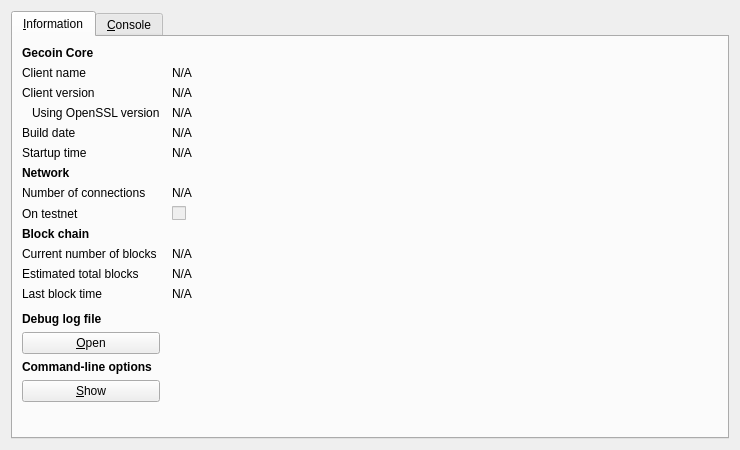
<?xml version="1.0" encoding="UTF-8"?>
<ui version="4.0">
 <class>RPCConsole</class>
 <widget class="QDialog" name="RPCConsole">
  <property name="geometry">
   <rect>
    <x>0</x>
    <y>0</y>
    <width>740</width>
    <height>450</height>
   </rect>
  </property>
  <property name="windowTitle">
   <string>Gecoin - Debug window</string>
  </property>
  <layout class="QVBoxLayout" name="verticalLayout_2">
   <item>
    <widget class="QTabWidget" name="tabWidget">
     <property name="currentIndex">
      <number>0</number>
     </property>
     <widget class="QWidget" name="tab_info">
      <attribute name="title">
       <string>&amp;Information</string>
      </attribute>
      <layout class="QGridLayout" name="gridLayout" columnstretch="0,1">
       <property name="horizontalSpacing">
        <number>12</number>
       </property>
       <item row="0" column="0">
        <widget class="QLabel" name="label_9">
         <property name="font">
          <font>
           <weight>75</weight>
           <bold>true</bold>
          </font>
         </property>
         <property name="text">
          <string>Gecoin Core</string>
         </property>
        </widget>
       </item>
       <item row="1" column="0">
        <widget class="QLabel" name="label_5">
         <property name="text">
          <string>Client name</string>
         </property>
        </widget>
       </item>
       <item row="1" column="1">
        <widget class="QLabel" name="clientName">
         <property name="cursor">
          <cursorShape>IBeamCursor</cursorShape>
         </property>
         <property name="text">
          <string>N/A</string>
         </property>
         <property name="textFormat">
          <enum>Qt::PlainText</enum>
         </property>
         <property name="textInteractionFlags">
          <set>Qt::LinksAccessibleByMouse|Qt::TextSelectableByKeyboard|Qt::TextSelectableByMouse</set>
         </property>
        </widget>
       </item>
       <item row="2" column="0">
        <widget class="QLabel" name="label_6">
         <property name="text">
          <string>Client version</string>
         </property>
        </widget>
       </item>
       <item row="2" column="1">
        <widget class="QLabel" name="clientVersion">
         <property name="cursor">
          <cursorShape>IBeamCursor</cursorShape>
         </property>
         <property name="text">
          <string>N/A</string>
         </property>
         <property name="textFormat">
          <enum>Qt::PlainText</enum>
         </property>
         <property name="textInteractionFlags">
          <set>Qt::LinksAccessibleByMouse|Qt::TextSelectableByKeyboard|Qt::TextSelectableByMouse</set>
         </property>
        </widget>
       </item>
       <item row="3" column="0">
        <widget class="QLabel" name="label_14">
         <property name="text">
          <string>Using OpenSSL version</string>
         </property>
         <property name="indent">
          <number>10</number>
         </property>
        </widget>
       </item>
       <item row="3" column="1">
        <widget class="QLabel" name="openSSLVersion">
         <property name="cursor">
          <cursorShape>IBeamCursor</cursorShape>
         </property>
         <property name="text">
          <string>N/A</string>
         </property>
         <property name="textFormat">
          <enum>Qt::PlainText</enum>
         </property>
         <property name="textInteractionFlags">
          <set>Qt::LinksAccessibleByMouse|Qt::TextSelectableByKeyboard|Qt::TextSelectableByMouse</set>
         </property>
        </widget>
       </item>
       <item row="4" column="0">
        <widget class="QLabel" name="label_12">
         <property name="text">
          <string>Build date</string>
         </property>
        </widget>
       </item>
       <item row="4" column="1">
        <widget class="QLabel" name="buildDate">
         <property name="cursor">
          <cursorShape>IBeamCursor</cursorShape>
         </property>
         <property name="text">
          <string>N/A</string>
         </property>
         <property name="textFormat">
          <enum>Qt::PlainText</enum>
         </property>
         <property name="textInteractionFlags">
          <set>Qt::LinksAccessibleByMouse|Qt::TextSelectableByKeyboard|Qt::TextSelectableByMouse</set>
         </property>
        </widget>
       </item>
       <item row="5" column="0">
        <widget class="QLabel" name="label_13">
         <property name="text">
          <string>Startup time</string>
         </property>
        </widget>
       </item>
       <item row="5" column="1">
        <widget class="QLabel" name="startupTime">
         <property name="cursor">
          <cursorShape>IBeamCursor</cursorShape>
         </property>
         <property name="text">
          <string>N/A</string>
         </property>
         <property name="textFormat">
          <enum>Qt::PlainText</enum>
         </property>
         <property name="textInteractionFlags">
          <set>Qt::LinksAccessibleByMouse|Qt::TextSelectableByKeyboard|Qt::TextSelectableByMouse</set>
         </property>
        </widget>
       </item>
       <item row="6" column="0">
        <widget class="QLabel" name="label_11">
         <property name="font">
          <font>
           <weight>75</weight>
           <bold>true</bold>
          </font>
         </property>
         <property name="text">
          <string>Network</string>
         </property>
        </widget>
       </item>
       <item row="7" column="0">
        <widget class="QLabel" name="label_7">
         <property name="text">
          <string>Number of connections</string>
         </property>
        </widget>
       </item>
       <item row="7" column="1">
        <widget class="QLabel" name="numberOfConnections">
         <property name="cursor">
          <cursorShape>IBeamCursor</cursorShape>
         </property>
         <property name="text">
          <string>N/A</string>
         </property>
         <property name="textFormat">
          <enum>Qt::PlainText</enum>
         </property>
         <property name="textInteractionFlags">
          <set>Qt::LinksAccessibleByMouse|Qt::TextSelectableByKeyboard|Qt::TextSelectableByMouse</set>
         </property>
        </widget>
       </item>
       <item row="8" column="0">
        <widget class="QLabel" name="label_8">
         <property name="text">
          <string>On testnet</string>
         </property>
        </widget>
       </item>
       <item row="8" column="1">
        <widget class="QCheckBox" name="isTestNet">
         <property name="enabled">
          <bool>false</bool>
         </property>
         <property name="text">
          <string/>
         </property>
        </widget>
       </item>
       <item row="9" column="0">
        <widget class="QLabel" name="label_10">
         <property name="font">
          <font>
           <weight>75</weight>
           <bold>true</bold>
          </font>
         </property>
         <property name="text">
          <string>Block chain</string>
         </property>
        </widget>
       </item>
       <item row="10" column="0">
        <widget class="QLabel" name="label_3">
         <property name="text">
          <string>Current number of blocks</string>
         </property>
        </widget>
       </item>
       <item row="10" column="1">
        <widget class="QLabel" name="numberOfBlocks">
         <property name="cursor">
          <cursorShape>IBeamCursor</cursorShape>
         </property>
         <property name="text">
          <string>N/A</string>
         </property>
         <property name="textFormat">
          <enum>Qt::PlainText</enum>
         </property>
         <property name="textInteractionFlags">
          <set>Qt::LinksAccessibleByMouse|Qt::TextSelectableByKeyboard|Qt::TextSelectableByMouse</set>
         </property>
        </widget>
       </item>
       <item row="11" column="0">
        <widget class="QLabel" name="label_4">
         <property name="text">
          <string>Estimated total blocks</string>
         </property>
        </widget>
       </item>
       <item row="11" column="1">
        <widget class="QLabel" name="totalBlocks">
         <property name="cursor">
          <cursorShape>IBeamCursor</cursorShape>
         </property>
         <property name="text">
          <string>N/A</string>
         </property>
         <property name="textFormat">
          <enum>Qt::PlainText</enum>
         </property>
         <property name="textInteractionFlags">
          <set>Qt::LinksAccessibleByMouse|Qt::TextSelectableByKeyboard|Qt::TextSelectableByMouse</set>
         </property>
        </widget>
       </item>
       <item row="12" column="0">
        <widget class="QLabel" name="label_2">
         <property name="text">
          <string>Last block time</string>
         </property>
        </widget>
       </item>
       <item row="12" column="1">
        <widget class="QLabel" name="lastBlockTime">
         <property name="cursor">
          <cursorShape>IBeamCursor</cursorShape>
         </property>
         <property name="text">
          <string>N/A</string>
         </property>
         <property name="textFormat">
          <enum>Qt::PlainText</enum>
         </property>
         <property name="textInteractionFlags">
          <set>Qt::LinksAccessibleByMouse|Qt::TextSelectableByKeyboard|Qt::TextSelectableByMouse</set>
         </property>
        </widget>
       </item>
       <item row="13" column="0">
        <spacer name="verticalSpacer_2">
         <property name="orientation">
          <enum>Qt::Vertical</enum>
         </property>
         <property name="sizeHint" stdset="0">
          <size>
           <width>20</width>
           <height>20</height>
          </size>
         </property>
        </spacer>
       </item>
       <item row="14" column="0">
        <widget class="QLabel" name="labelDebugLogfile">
         <property name="font">
          <font>
           <weight>75</weight>
           <bold>true</bold>
          </font>
         </property>
         <property name="text">
          <string>Debug log file</string>
         </property>
        </widget>
       </item>
       <item row="15" column="0">
        <widget class="QPushButton" name="openDebugLogfileButton">
         <property name="toolTip">
          <string>Open the Gecoin debug log file from the current data directory. This can take a few seconds for large log files.</string>
         </property>
         <property name="text">
          <string>&amp;Open</string>
         </property>
         <property name="autoDefault">
          <bool>false</bool>
         </property>
        </widget>
       </item>
       <item row="16" column="0">
        <widget class="QLabel" name="labelCLOptions">
         <property name="font">
          <font>
           <weight>75</weight>
           <bold>true</bold>
          </font>
         </property>
         <property name="text">
          <string>Command-line options</string>
         </property>
        </widget>
       </item>
       <item row="17" column="0">
        <widget class="QPushButton" name="showCLOptionsButton">
         <property name="toolTip">
          <string>Show the Gecoin-Qt help message to get a list with possible Gecoin command-line options.</string>
         </property>
         <property name="text">
          <string>&amp;Show</string>
         </property>
         <property name="autoDefault">
          <bool>false</bool>
         </property>
        </widget>
       </item>
       <item row="18" column="0">
        <spacer name="verticalSpacer">
         <property name="orientation">
          <enum>Qt::Vertical</enum>
         </property>
         <property name="sizeHint" stdset="0">
          <size>
           <width>20</width>
           <height>40</height>
          </size>
         </property>
        </spacer>
       </item>
      </layout>
     </widget>
     <widget class="QWidget" name="tab_console">
      <attribute name="title">
       <string>&amp;Console</string>
      </attribute>
      <layout class="QVBoxLayout" name="verticalLayout_3">
       <property name="spacing">
        <number>3</number>
       </property>
       <item>
        <widget class="QTextEdit" name="messagesWidget">
         <property name="minimumSize">
          <size>
           <width>0</width>
           <height>100</height>
          </size>
         </property>
         <property name="readOnly">
          <bool>true</bool>
         </property>
         <property name="tabKeyNavigation" stdset="0">
          <bool>false</bool>
         </property>
         <property name="columnCount" stdset="0">
          <number>2</number>
         </property>
        </widget>
       </item>
       <item>
        <layout class="QHBoxLayout" name="horizontalLayout">
         <property name="spacing">
          <number>3</number>
         </property>
         <item>
          <widget class="QLabel" name="label">
           <property name="text">
            <string notr="true">&gt;</string>
           </property>
          </widget>
         </item>
         <item>
          <widget class="QLineEdit" name="lineEdit"/>
         </item>
         <item>
          <widget class="QPushButton" name="clearButton">
           <property name="maximumSize">
            <size>
             <width>24</width>
             <height>24</height>
            </size>
           </property>
           <property name="toolTip">
            <string>Clear console</string>
           </property>
           <property name="text">
            <string/>
           </property>
           <property name="icon">
            <iconset resource="../bitcoin.qrc">
             <normaloff>:/icons/remove</normaloff>:/icons/remove</iconset>
           </property>
           <property name="shortcut">
            <string notr="true">Ctrl+L</string>
           </property>
           <property name="autoDefault">
            <bool>false</bool>
           </property>
          </widget>
         </item>
        </layout>
       </item>
      </layout>
     </widget>
    </widget>
   </item>
  </layout>
 </widget>
 <resources>
  <include location="../bitcoin.qrc"/>
 </resources>
 <connections/>
</ui>
